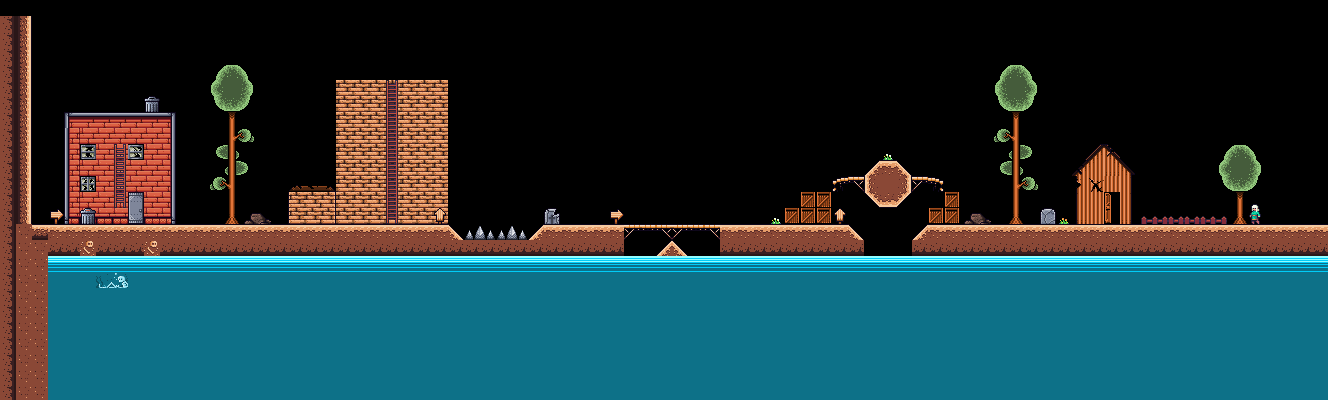

The image is a tile-based game level rendered from a .tmx file. Its description and source (layers, tilesets, objects; grid data summarised) follow:
An orthogonal 83x25 tile map with 16x16 px tiles, 2 tile layers (Слой тайлов 1, Слой тайлов 2), 2 tilesets and 6 objects (camera).

<map version="1.8" tiledversion="1.8.5" orientation="orthogonal" renderorder="right-down" width="83" height="25" tilewidth="16" tileheight="16" infinite="0" nextlayerid="6" nextobjectid="23">
 <tileset firstgid="1" name="Map Tielset" tilewidth="16" tileheight="16" tilecount="400" columns="20">
  <image source="Map Tielset.png" width="320" height="320" />
 </tileset>
 <tileset firstgid="401" name="sheet" tilewidth="16" tileheight="16" tilecount="136" columns="17">
  <image source="sheet.png" width="272" height="128" />
 </tileset>
 <layer id="1" name="Слой тайлов 1" width="83" height="25">
  <data>[2075 cells, 1032 non-empty, 24 distinct tile ids]</data>
 </layer>
 <layer id="2" name="Слой тайлов 2" width="83" height="25">
  <data>[2075 cells, 154 non-empty, 87 distinct tile ids]</data>
 </layer>
 <objectgroup id="5" name="land">
  <object id="17" x="337" y="80.75" width="47.5" height="16.25" />
  <object id="19" x="399.375" y="80.875" width="47.75" height="16.25" />
  <object id="20" x="29.625" y="225.333" width="308.375" height="6.875" />
 </objectgroup>
 <objectgroup id="3" name="Слой объектов 1">
  <object id="9" name="camera" x="110" y="224.667">
   <point />
  </object>
 </objectgroup>
 <objectgroup id="4" name="монетки">
  <object id="10" x="419" y="221.667">
   <point />
  </object>
  <object id="11" x="819" y="187">
   <point />
  </object>
 </objectgroup>
</map>
